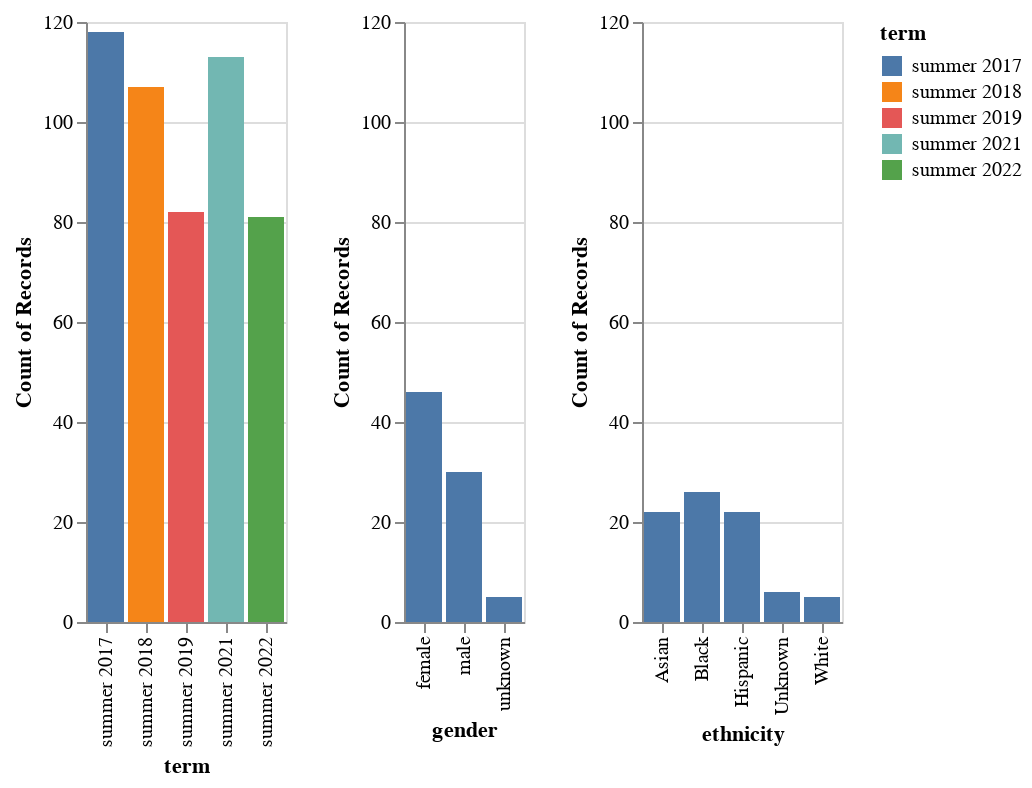

The cell this chart's notebook holds for it:
### Code cell
single = alt.selection_single()

total = alt.Chart(summer_df).mark_bar().encode(
    y = "count()",
    x = "term",
    color=alt.condition(single, 'term', alt.value('lightgray'))
).add_selection(
    single
)

gender_2022 = alt.Chart(summer_df).mark_bar().encode(
    alt.Y("count()", scale=alt.Scale(domain=(0, 120))),
    x="gender"
).transform_filter(
    alt.FieldEqualPredicate(field='term', equal="summer 2022")
)

ethnicity_2022 = alt.Chart(summer_df_2).mark_bar().encode(
    alt.Y("count()", scale=alt.Scale(domain=(0, 120))),
    x="ethnicity"
).transform_filter(
    alt.FieldEqualPredicate(field='term', equal="summer 2022")
)

total | gender_2022 | ethnicity_2022

### Figure 1 — Vega-Lite specification as saved in the notebook (floating-point values rounded to 4 significant figures; data arrays with more than 128 entries replaced by an {"elided": "..."} marker saying what was removed)
{"config": {"view": {"continuousWidth": 400, "continuousHeight": 300}}, "hconcat": [{"mark": "bar", "encoding": {"color": {"condition": {"field": "term", "type": "nominal", "selection": "selector003"}, "value": "lightgray"}, "x": {"field": "term", "type": "nominal"}, "y": {"aggregate": "count", "type": "quantitative"}}, "selection": {"selector003": {"type": "single"}}}, {"mark": "bar", "encoding": {"x": {"field": "gender", "type": "nominal"}, "y": {"aggregate": "count", "scale": {"domain": [0, 120]}, "type": "quantitative"}}, "transform": [{"filter": {"equal": "summer 2022", "field": "term"}}]}, {"data": {"name": "data-33051de76a8fd1231e8ab5a9b4bcbc56"}, "mark": "bar", "encoding": {"x": {"field": "ethnicity", "type": "nominal"}, "y": {"aggregate": "count", "scale": {"domain": [0, 120]}, "type": "quantitative"}}, "transform": [{"filter": {"equal": "summer 2022", "field": "term"}}]}], "data": {"name": "data-8f25138a08367bc797ea5ac22cc3127e"}, "$schema": "https://vega.github.io/schema/vega-lite/v4.17.0.json", "datasets": {"data-8f25138a08367bc797ea5ac22cc3127e": {"elided": "501 records"}, "data-33051de76a8fd1231e8ab5a9b4bcbc56": {"elided": "501 records"}}}
